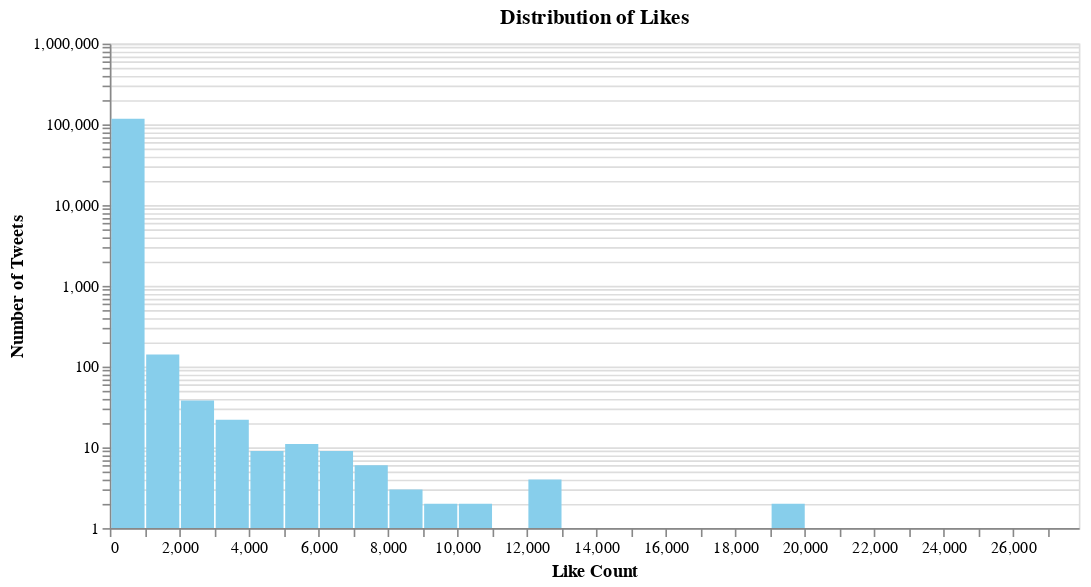

This figure's notebook cell:
### Code cell
likes_chart = alt.Chart(df).mark_bar(color='skyblue').encode(
    alt.X('likes:Q', bin=alt.Bin(maxbins=30), title='Like Count', scale=alt.Scale(domain=[0, df['likes'].max()])),
    alt.Y('count()', title='Number of Tweets', scale=alt.Scale(type='log')),
    tooltip=[alt.Tooltip('count()', title='Number of Tweets')]
).properties(
    title='Distribution of Likes',
    width=600,
    height=300
)

likes_chart

### Figure 1 — Vega specification as saved in the notebook (floating-point values rounded to 4 significant figures)
{"$schema": "https://vega.github.io/schema/vega/v5.json", "data": [{"name": "source_0", "values": [{"__count": 117152, "bin_maxbins_30_likes": 0.0, "bin_maxbins_30_likes_end": 1000.0}, {"__count": 141, "bin_maxbins_30_likes": 1000.0, "bin_maxbins_30_likes_end": 2000.0}, {"__count": 9, "bin_maxbins_30_likes": 4000.0, "bin_maxbins_30_likes_end": 5000.0}, {"__count": 22, "bin_maxbins_30_likes": 3000.0, "bin_maxbins_30_likes_end": 4000.0}, {"__count": 6, "bin_maxbins_30_likes": 7000.0, "bin_maxbins_30_likes_end": 8000.0}, {"__count": 38, "bin_maxbins_30_likes": 2000.0, "bin_maxbins_30_likes_end": 3000.0}, {"__count": 1, "bin_maxbins_30_likes": 27000.0, "bin_maxbins_30_likes_end": 28000.0}, {"__count": 11, "bin_maxbins_30_likes": 5000.0, "bin_maxbins_30_likes_end": 6000.0}, {"__count": 1, "bin_maxbins_30_likes": 15000.0, "bin_maxbins_30_likes_end": 16000.0}, {"__count": 2, "bin_maxbins_30_likes": 19000.0, "bin_maxbins_30_likes_end": 20000.0}, {"__count": 9, "bin_maxbins_30_likes": 6000.0, "bin_maxbins_30_likes_end": 7000.0}, {"__count": 3, "bin_maxbins_30_likes": 8000.0, "bin_maxbins_30_likes_end": 9000.0}, {"__count": 2, "bin_maxbins_30_likes": 9000.0, "bin_maxbins_30_likes_end": 10000.0}, {"__count": 4, "bin_maxbins_30_likes": 12000.0, "bin_maxbins_30_likes_end": 13000.0}, {"__count": 2, "bin_maxbins_30_likes": 10000.0, "bin_maxbins_30_likes_end": 11000.0}, {"__count": 1, "bin_maxbins_30_likes": 25000.0, "bin_maxbins_30_likes_end": 26000.0}, {"__count": 1, "bin_maxbins_30_likes": 17000.0, "bin_maxbins_30_likes_end": 18000.0}]}], "signals": [{"name": "bin_maxbins_30_likes_bins", "value": {"fields": ["likes"], "fname": "bin_likes", "start": 0.0, "step": 1000.0, "stop": 28000.0}}], "marks": [{"type": "rect", "name": "marks", "from": {"data": "source_0"}, "encode": {"update": {"tooltip": {"signal": "{\"Number of Tweets\": format(datum[\"__count\"], \"\")}"}, "fill": {"value": "skyblue"}, "y": {"field": "__count", "scale": "y"}, "y2": {"signal": "scale('y', domain('y')[0])"}, "x": {"field": "bin_maxbins_30_likes_end", "scale": "x", "offset": {"signal": "0.5 + (abs(scale(\"x\", datum[\"bin_maxbins_30_likes_end\"]) - scale(\"x\", datum[\"bin_maxbins_30_likes\"])) < 0.25 ? 0.5 * (0.25 - (abs(scale(\"x\", datum[\"bin_maxbins_30_likes_end\"]) - scale(\"x\", datum[\"bin_maxbins_30_likes\"])))) : -0.5)"}}, "x2": {"field": "bin_maxbins_30_likes", "scale": "x", "offset": {"signal": "0.5 + (abs(scale(\"x\", datum[\"bin_maxbins_30_likes_end\"]) - scale(\"x\", datum[\"bin_maxbins_30_likes\"])) < 0.25 ? -0.5 * (0.25 - (abs(scale(\"x\", datum[\"bin_maxbins_30_likes_end\"]) - scale(\"x\", datum[\"bin_maxbins_30_likes\"])))) : 0.5)"}}}}, "style": ["bar"]}], "scales": [{"name": "x", "type": "linear", "domain": [0, 27888], "range": [0, {"signal": "width"}], "bins": {"signal": "bin_maxbins_30_likes_bins"}, "zero": true}, {"name": "y", "type": "log", "domain": {"data": "source_0", "field": "__count"}, "range": [{"signal": "height"}, 0], "nice": true}], "axes": [{"scale": "y", "orient": "left", "grid": true, "domain": false, "aria": false, "labels": false, "gridScale": "x", "ticks": false, "maxExtent": 0, "zindex": 0, "minExtent": 0}, {"scale": "x", "zindex": 0, "grid": false, "orient": "bottom", "title": "Like Count", "labelOverlap": true, "tickCount": {"signal": "ceil(width/10)"}, "labelFlush": true}, {"scale": "y", "labelOverlap": "greedy", "grid": false, "title": "Number of Tweets", "orient": "left", "zindex": 0}], "title": {"text": "Distribution of Likes", "frame": "group"}, "style": "cell", "background": "white", "height": 300, "width": 600, "padding": 5}
